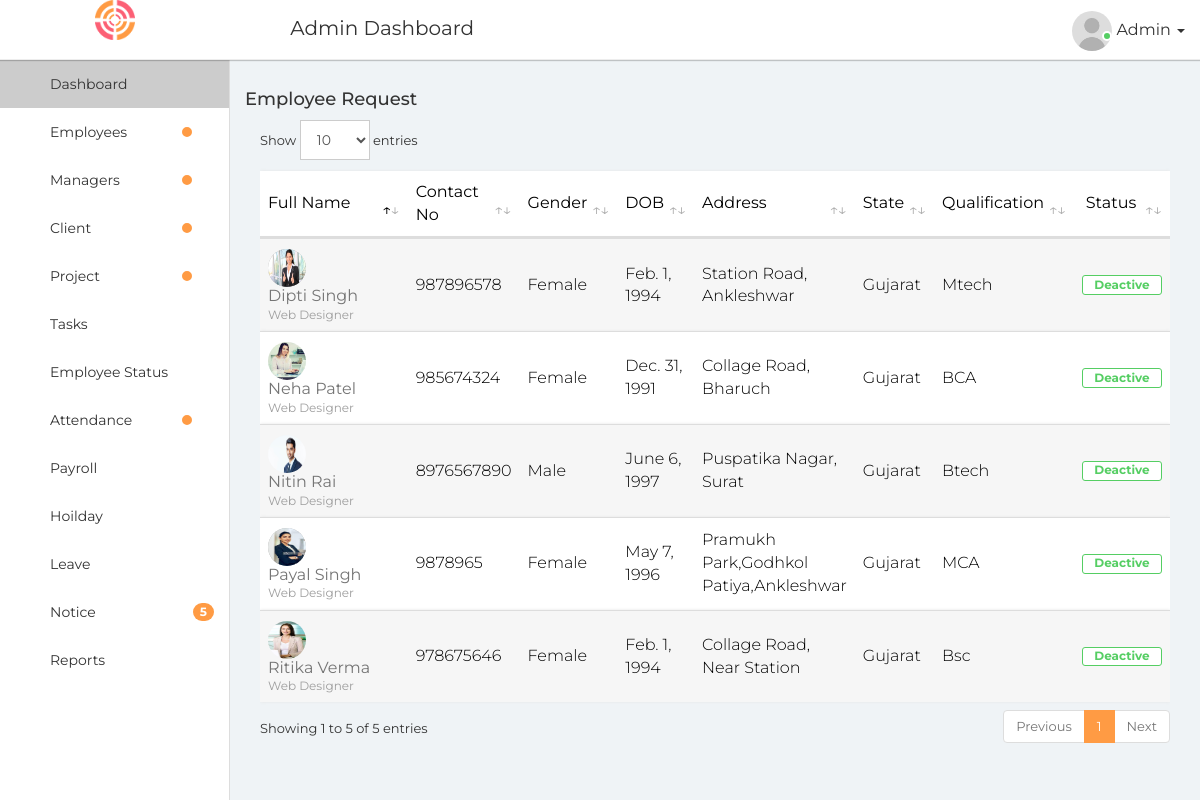
The app's page /adminDashboard/employeeRequest with its own data.
### EMS/models.py (models this page shows, shortened)
class Employee(models.Model):
    fname = models.CharField(max_length=20)
    lname = models.CharField(max_length=20)
    contact = models.IntegerField()
    gender = models.CharField(max_length=20)
    dob=models.DateField()
    address=models.CharField(max_length=30)
    state=models.CharField(max_length=20)
    bloodGroup=models.CharField(max_length=20)
    managerName=models.CharField(max_length=30,null=True)
    managerId = models.CharField(max_length=20, null=True)
    joinDate=models.DateField(null=True)
    salary=models.IntegerField(null=True, default=30000)
    leave=models.IntegerField(null=True, default=14)
    qualification=models.CharField(max_length=30)
    activation_Date = models.DateTimeField(null=True)
    deactivation_Date = models.DateTimeField(null=True)
    account = models.CharField(max_length=20, default="Deactive")
    emailId=models.EmailField()
    password=models.CharField(max_length=20)
    resume = models.FileField(upload_to='documents', null=True)
    about = models.CharField(max_length=40, null=True)
    image =models.ImageField(upload_to='images/', null=True)
    empCode = models.CharField(primary_key=True, editable=False, max_length=10, unique=True,default="None")

### EMS/views.py (the view)
# urls.py: path('adminDashboard/employeeRequest', views.employeeRequest, name="employeeRequest"),
def employeeRequest(request):
    e1 = Employee.objects.filter(account='Deactive')
    return render(request, "adminDashboard/employeeRequest.html", {'e1': e1})

### EMS/templates/adminDashboard/employeeRequest.html (shortened to what this page needs)
{% extends 'adminDashboard/base.html' %}
{% load static %}
{% block content %}
  <div class="page-wrapper">
                <div class="content container-fluid">
					<div class="row">
                        <h4>Employee Request </h4>
						<div class="col-md-12">
							<div class="table-responsive">
								<table class="table table-striped custom-table m-b-0 datatable">
									<thead>
										<tr>
											<th style="width:20%;">Full Name</th>
											<th>Contact No</th>
											<th>Gender</th>
											<th>DOB</th>
											<th>Address</th>
											<th>State</th>
                                            <th>Qualification</th>
											<th class="text-center">Status</th>
										</tr>
									</thead>
									<tbody>
                                    {% if e1 %}
                                    {% for i in e1 %}
									<td>
										<a href="{% url 'employeeRequestView' pk=i.empCode %}" >
											<img src="{{i.image.url}}" width="40" height="40" alt="" class="avatar">
										</a>
										<h2><a href="#">{{i.fname}} {{i.lname}}<span>Web Designer</span></a></h2>
									</td>
									<td>{{i.contact }}</td>
									<td>{{i.gender }}</td>
									<td>{{i.dob }}</td>
									<td>{{i.address }}</td>
									<td>{{i.state }}</td>
									<td>{{i.qualification }}</td>
									<td> <span class="label label-success-border">{{i.account}}</span></td>
									   {% endfor %}
                                    {% endif %}
									</tbody>
								</table>
							</div>
						</div>
					</div>
                </div>
            </div>
        </div>
{% endblock %}

### records on screen
Employee: image (picture), fname "Nitin", lname "Rai", contact "8976567890", gender "Male", dob "June 6, 1997", address "Puspatika Nagar, Surat", state "Gujarat", qualification "Btech", account "Deactive"
Employee: image (picture), fname "Dipti", lname "Singh", contact "987896578", gender "Female", dob "Feb. 1, 1994", address "Station Road, Ankleshwar", state "Gujarat", qualification "Mtech", account "Deactive"
Employee: image (picture), fname "Neha", lname "Patel", contact "985674324", gender "Female", dob "Dec. 31, 1991", address "Collage Road, Bharuch", state "Gujarat", qualification "BCA", account "Deactive"
Employee: image (picture), fname "Ritika", lname "Verma", contact "978675646", gender "Female", dob "Feb. 1, 1994", address "Collage Road, Near Station", state "Gujarat", qualification "Bsc", account "Deactive"
Employee: image (picture), fname "Payal", lname "Singh", contact "9878965", gender "Female", dob "May 7, 1996", address "Pramukh Park,Godhkol Patiya,Ankleshwar", state "Gujarat", qualification "MCA", account "Deactive"
